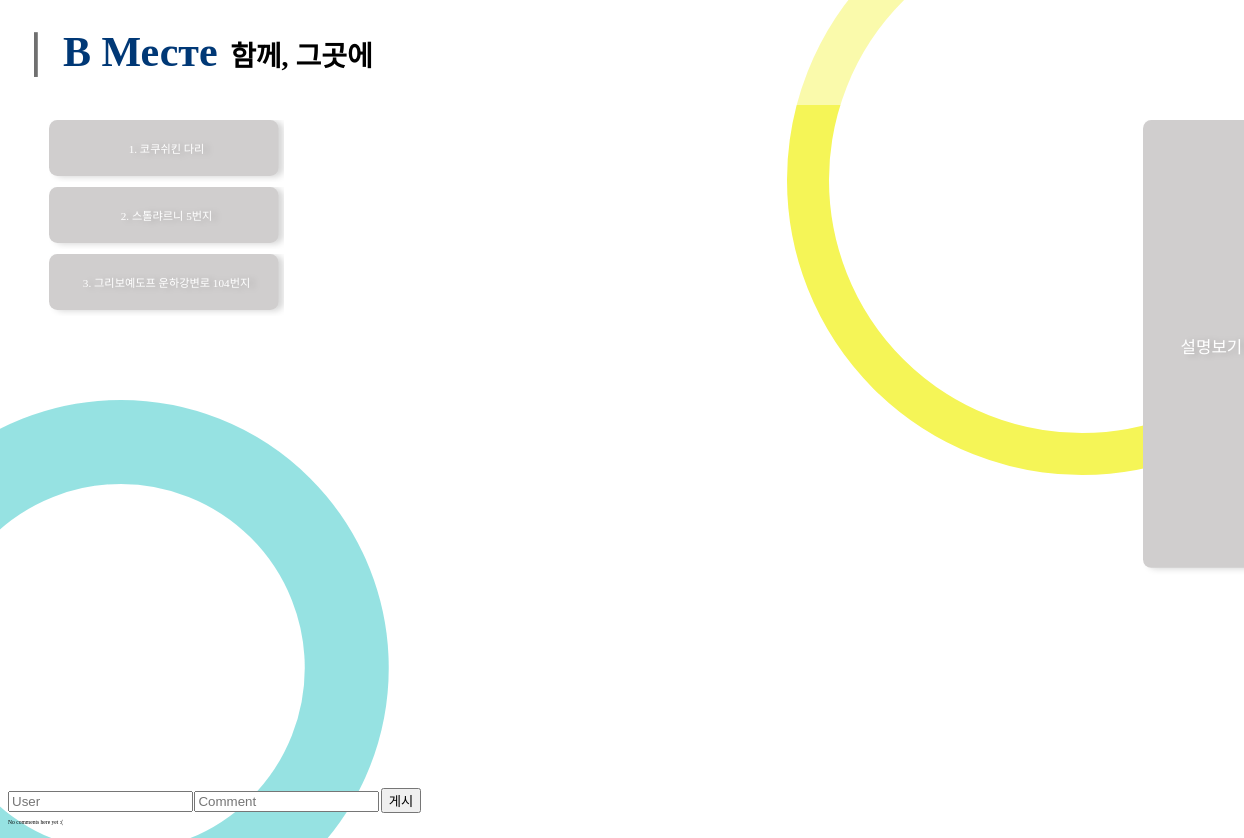
The page /pieces/1/ on the database as committed earlier.
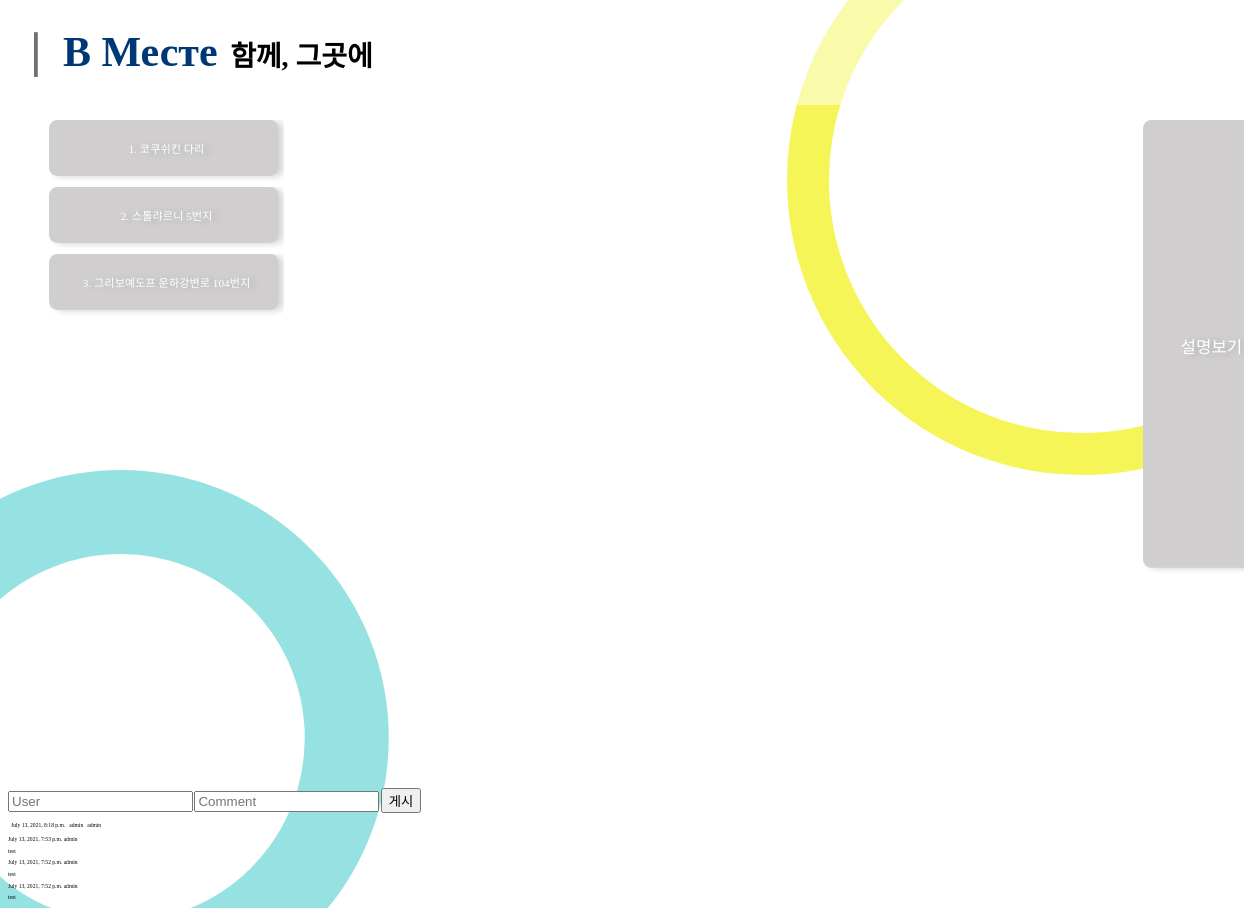
The same page on the database as committed later.
### Bmeste/models.py (models this page shows, shortened)
class Piece_detail(models.Model):
    piece = models.ForeignKey(Piece, on_delete=models.CASCADE,)
    piece_detail = models.CharField(max_length=200, default="",)
    location_lat = models.FloatField(default=0)
    location_lng = models.FloatField(default=0)
    description = models.TextField(max_length=200, default="")

class Comment_piece(models.Model):
    piece = models.ForeignKey(Piece, on_delete=models.CASCADE, null=True, related_name='comments')
    comment_text = models.CharField(max_length=200, default="", null=True)
    comment_user = models.CharField(max_length=20, default="", null=True)
    comment_date = models.DateTimeField('date published', default=timezone.now)
    class Meta:
        ordering = ['-id']

### Bmeste/views.py (the view)
# urls.py: re_path(r'^pieces/(?P<piece_id>\d+)/', views.piece_detail, name='piece_detail'),
def piece_detail(request, piece_id):
    piece = get_object_or_404(Piece, pk=piece_id)
    comments = piece.comments.all()
    context = {'piece': piece, 'comments': comments}
    return render(request, 'Bmeste/piece_detail.html', context)

### Bmeste/templates/Bmeste/piece_detail.html (shortened to what this page needs)
<!doctype html>
{% load static %}
<html>
<head>
    <link href="{% static 'Bmeste/css/styles-pieces_detail.css' %}" rel="stylesheet" type="text/css">
</head>
<body>
	<div>
		<svg class="circle_1">
			<circle id="circle_1" r="40.35rem" cx="40.35rem" cy="40.35rem"></circle>
		</svg>
		<svg class="circle_2">
			<circle id="circle_2" r="48.95rem" cx="48.95rem" cy="48.95rem"></circle>
		</svg>
	</div>
    <header>
        <a href="../../" title="В Месте 홈">
            <svg class="line">
                <rect id="line"></rect>
            </svg>
            <div>
                <h1>В Месте</h1>
                <h2>함께, 그곳에</h2>
            </div>
        </a>
    </header>
    <div class="seperate">
        <div id="map"></div>
        <div id="decription">
            <svg class="box_discript">
                <rect class="box_rect_discript"></rect>
                <text text-anchor="middle"
                    alignment-baseline="middle"
                    x="50%" y="50%"
                    font-size="3rem"
                    fill="#ffffff"
                    filter="drop-shadow(1rem 0.3rem 0.6rem rgba(0, 0, 0, 0.161))">설명보기</text>
            </svg>
        </div>
        <div class="boxes">
        {% for detail in piece.piece_detail_set.all %}
            <div id="container">
                <svg class="box">
                    <rect class="box_rect"></rect>
                    <text text-anchor="middle"
                        alignment-baseline="middle"
                        x="50%" y="50%"
                        font-size="2rem"
                        fill="#ffffff"
                        filter="drop-shadow(1rem 0.3rem 0.6rem rgba(0, 0, 0, 0.161))">{{ forloop.counter }}. {{ detail.piece_detail }}</text>
                </svg>
            </div>
        {% endfor %}
        </div>
    </div>
    <form action="{% url 'Bmeste:c_post' piece.id %}" method="POST">
        <input type="text" name="comment_user" id="comment_user" placeholder="User">
        <input type="text" name="comment_text" id="comment_text" placeholder="Comment">
        <button type="submit">게시</button>
    </form>
    <table class="table table-striped">
    {% for comment in comments %}
    <tr>
        <td>{{ comment.comment_date }}</td>
        <td>{{ comment.comment_user }}</td>
        <td>{{ comment.comment_text|linebreaks }}</td>
    </tr>
    </table>
    {% empty %}
    <p>No comments here yet :(</p>
    {% endfor %}
</body>
</html>

Rows that differ between the two databases and show on the page:
added Comment_piece: comment_date "July 13, 2021, 8:18 p.m.", comment_user "admin", comment_text "admin"
added Comment_piece: comment_date "July 13, 2021, 7:53 p.m.", comment_user "admin", comment_text "test"
added Comment_piece: comment_date "July 13, 2021, 7:52 p.m.", comment_user "admin", comment_text "test"
added Comment_piece: comment_date "July 13, 2021, 7:52 p.m.", comment_user "admin", comment_text "test"
Other text that changed with them:
text no longer shown: "No comments here yet :("
